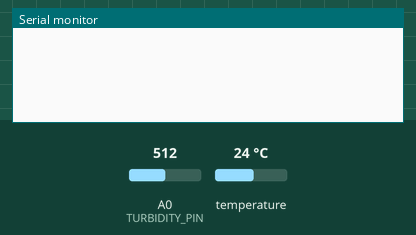
The sketch below on a simulated Arduino Uno R4 WiFi. On the bench: the last lines printed to the serial monitor. The test bench sets the inputs (shaded band); at power-on: temperature 24 °C, A0 (TURBIDITY_PIN) = 512. WiFi joins after 1.5 s; servers stay silent unless stated.

Above: at 3.0 s.
3.1 s: temperature set to 12 °C
At 6.6 s:
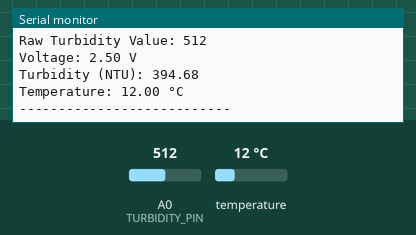
7.0 s: A0 (TURBIDITY_PIN) set to 716
8.5 s: temperature set to 19 °C
At 9.7 s:
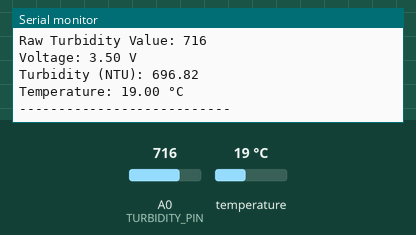
10.0 s: A0 (TURBIDITY_PIN) set to 900
At 12.3 s:
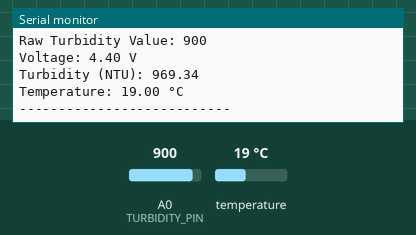

Measured:
- after the input at 3.1 s, the serial monitor: prints a new line after 2.5 s (image 1)
- after the input at 8.5 s, the serial monitor: prints a new line after 0.08 s (image 2)
- after the input at 10.0 s, the serial monitor: prints a new line after 1.6 s (image 3)

The sketch:

Full_Code_Working.ino
```cpp
/* Comment this out to disable prints and save space */
#define BLYNK_PRINT Serial

/* Fill in information from Blynk Device Info here */
#define BLYNK_TEMPLATE_ID "TMPL4SMgA6DPM"
#define BLYNK_TEMPLATE_NAME "Test"
#define BLYNK_AUTH_TOKEN "V3fxHZ7iM3zJPq23uZLT3_rJ8N9BCR9R"

#include <SPI.h>
#include <WiFiS3.h>
#include <BlynkSimpleWifi.h>
#include <OneWire.h>
#include <DallasTemperature.h>

// WiFi Credentials
char ssid[] = "crack";
char pass[] = "rostiklox";

// Pin Definitions
#define TURBIDITY_PIN A0
#define ONE_WIRE_BUS 2

// OneWire and DallasTemperature setup
OneWire oneWire(ONE_WIRE_BUS);
DallasTemperature sensors(&oneWire);
DeviceAddress tempSensor;

BlynkTimer timer;

void sendSensor()
{
    int rawValue = analogRead(TURBIDITY_PIN);
    float voltage = rawValue * (5.0 / 1023.0);
    float ntu = mapVoltageToNTU(voltage);

    sensors.requestTemperatures();
    float temperatureC = sensors.getTempCByIndex(0);

    // Print sensor values to Serial Monitor
    Serial.print("Raw Turbidity Value: ");
    Serial.println(rawValue);
    Serial.print("Voltage: ");
    Serial.print(voltage);
    Serial.println(" V");
    Serial.print("Turbidity (NTU): ");
    Serial.println(ntu);
    Serial.print("Temperature: ");
    Serial.print(temperatureC);
    Serial.println(" °C");
    Serial.println("---------------------------");

    // Send sensor values to Blynk
    Blynk.virtualWrite(V1, ntu);
    Blynk.virtualWrite(V2, temperatureC);
}

void setup()
{
    Serial.begin(9600);
    Blynk.begin(BLYNK_AUTH_TOKEN, ssid, pass);
    sensors.begin();

    timer.setInterval(3000L, sendSensor);
}

void loop()
{
    Blynk.run();
    timer.run();
}

float mapVoltageToNTU(float voltage)
{
    return (voltage - 1.2) * (1000 / (4.5 - 1.2));
}
```
